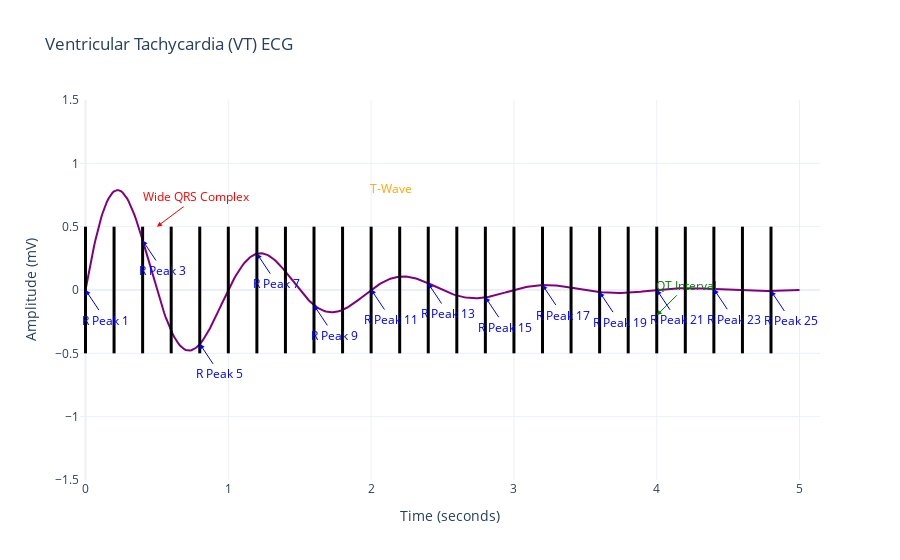

This figure's notebook cell:
### Markdown cell above
## Ventricular Tachycardia (VT)
Markdown Explanation: Ventricular tachycardia (VT) is a fast heart rhythm originating in the ventricles, typically characterized by:

A heart rate of >100 bpm.
Wide QRS complexes, greater than 0.12 seconds.
Abnormal morphology, usually with no P waves

### Code cell
import plotly.graph_objects as go
import numpy as np

# Simulated VT data
time_vt = np.linspace(0, 5, 500)  # 5 seconds
r_peaks_vt = np.arange(0, 5, 0.2)  # Regularly spaced R peaks
amplitude_vt = np.sin(2 * np.pi * time_vt) * np.exp(-time_vt)  # Exponentially decaying sine wave for VT

# Create figure
fig = go.Figure()

# Add ECG waveform to figure
fig.add_trace(go.Scatter(
    x=time_vt, 
    y=amplitude_vt, 
    mode='lines', 
    name='Ventricular Tachycardia (VT)',
    line=dict(color="purple")
))

# Mark wide QRS complexes
for r_peak in r_peaks_vt:
    fig.add_shape(type="line", x0=r_peak, y0=-0.5, x1=r_peak, y1=0.5, line=dict(color="black", width=3))

# Add annotations for R-peaks and other features
for i, r_peak in enumerate(r_peaks_vt):
    # Annotating every 2nd R-peak to reduce clutter
    if i % 2 == 0:
        fig.add_annotation(
            x=r_peak, y=amplitude_vt[int(r_peak * len(time_vt) / 5)],  # Position annotation at R-peak
            text=f'R Peak {i+1}',  # Descriptive text for R-peak
            showarrow=True, 
            arrowhead=2, 
            arrowsize=1, 
            arrowcolor="blue", 
            font=dict(color="blue"),
            ax=20, ay=30  # Position annotations to the side
        )

# Additional annotations for the QRS complex, QT interval, and T-wave
fig.add_annotation(
    x=0.5, y=0.5,
    text="Wide QRS Complex", 
    showarrow=True,
    arrowhead=2, 
    arrowsize=1, 
    arrowcolor="red", 
    font=dict(color="red"),
    ax=40, ay=-30  # Position this annotation away from the plot
)

fig.add_annotation(
    x=4, y=-0.2,
    text="QT Interval", 
    showarrow=True,
    arrowhead=2, 
    arrowsize=1, 
    arrowcolor="green", 
    font=dict(color="green"),
    ax=30, ay=-30  # Position to the side
)

fig.add_annotation(
    x=2, y=0.8,
    text="T-Wave", 
    showarrow=True,
    arrowhead=2, 
    arrowsize=1, 
    arrowcolor="orange", 
    font=dict(color="orange"),
    ax=20, ay=0  # Move this annotation to the side for clarity
)

# Layout adjustments
fig.update_layout(
    title="Ventricular Tachycardia (VT) ECG",
    xaxis_title="Time (seconds)",
    yaxis_title="Amplitude (mV)",
    showlegend=False,
    template="plotly_white",
    xaxis=dict(
        showgrid=True,
        zeroline=True,
    ),
    yaxis=dict(
        range=[-1.5, 1.5],  # Set a fixed range for better visualization
        showgrid=True,
        zeroline=True
    ),
    plot_bgcolor="white"  # Clean white background
)

# Show the plot
fig.show()

### Figure 1 — Plotly figure (JSON) as saved in the notebook; plotly's stock layout.template omitted (floating-point values rounded to 4 significant figures; data arrays with more than 128 entries replaced by an {"elided": "..."} marker saying what was removed)
{"data": [{"line": {"color": "purple"}, "mode": "lines", "name": "Ventricular Tachycardia (VT)", "type": "scatter", "x": {"elided": "500 float values"}, "y": {"elided": "500 float values"}}], "layout": {"annotations": [{"arrowcolor": "blue", "arrowhead": 2, "arrowsize": 1, "ax": 20, "ay": 30, "font": {"color": "blue"}, "showarrow": true, "text": "R Peak 1", "x": 0, "y": 0}, {"arrowcolor": "blue", "arrowhead": 2, "arrowsize": 1, "ax": 20, "ay": 30, "font": {"color": "blue"}, "showarrow": true, "text": "R Peak 3", "x": 0.4, "y": 0.391}, {"arrowcolor": "blue", "arrowhead": 2, "arrowsize": 1, "ax": 20, "ay": 30, "font": {"color": "blue"}, "showarrow": true, "text": "R Peak 5", "x": 0.8, "y": -0.4252}, {"arrowcolor": "blue", "arrowhead": 2, "arrowsize": 1, "ax": 20, "ay": 30, "font": {"color": "blue"}, "showarrow": true, "text": "R Peak 7", "x": 1.2, "y": 0.2871}, {"arrowcolor": "blue", "arrowhead": 2, "arrowsize": 1, "ax": 20, "ay": 30, "font": {"color": "blue"}, "showarrow": true, "text": "R Peak 9", "x": 1.6, "y": -0.1215}, {"arrowcolor": "blue", "arrowhead": 2, "arrowsize": 1, "ax": 20, "ay": 30, "font": {"color": "blue"}, "showarrow": true, "text": "R Peak 11", "x": 2, "y": 0.003394}, {"arrowcolor": "blue", "arrowhead": 2, "arrowsize": 1, "ax": 20, "ay": 30, "font": {"color": "blue"}, "showarrow": true, "text": "R Peak 13", "x": 2.4, "y": 0.05084}, {"arrowcolor": "blue", "arrowhead": 2, "arrowsize": 1, "ax": 20, "ay": 30, "font": {"color": "blue"}, "showarrow": true, "text": "R Peak 15", "x": 2.8, "y": -0.05682}, {"arrowcolor": "blue", "arrowhead": 2, "arrowsize": 1, "ax": 20, "ay": 30, "font": {"color": "blue"}, "showarrow": true, "text": "R Peak 17", "x": 3.2, "y": 0.03899}, {"arrowcolor": "blue", "arrowhead": 2, "arrowsize": 1, "ax": 20, "ay": 30, "font": {"color": "blue"}, "showarrow": true, "text": "R Peak 19", "x": 3.6, "y": -0.01692}, {"arrowcolor": "blue", "arrowhead": 2, "arrowsize": 1, "ax": 20, "ay": 30, "font": {"color": "blue"}, "showarrow": true, "text": "R Peak 21", "x": 4, "y": 0.0009147}, {"arrowcolor": "blue", "arrowhead": 2, "arrowsize": 1, "ax": 20, "ay": 30, "font": {"color": "blue"}, "showarrow": true, "text": "R Peak 23", "x": 4.4, "y": 0.006597}, {"arrowcolor": "blue", "arrowhead": 2, "arrowsize": 1, "ax": 20, "ay": 30, "font": {"color": "blue"}, "showarrow": true, "text": "R Peak 25", "x": 4.8, "y": -0.007586}, {"arrowcolor": "red", "arrowhead": 2, "arrowsize": 1, "ax": 40, "ay": -30, "font": {"color": "red"}, "showarrow": true, "text": "Wide QRS Complex", "x": 0.5, "y": 0.5}, {"arrowcolor": "green", "arrowhead": 2, "arrowsize": 1, "ax": 30, "ay": -30, "font": {"color": "green"}, "showarrow": true, "text": "QT Interval", "x": 4, "y": -0.2}, {"arrowcolor": "orange", "arrowhead": 2, "arrowsize": 1, "ax": 20, "ay": 0, "font": {"color": "orange"}, "showarrow": true, "text": "T-Wave", "x": 2, "y": 0.8}], "plot_bgcolor": "white", "shapes": [{"line": {"color": "black", "width": 3}, "type": "line", "x0": 0, "x1": 0, "y0": -0.5, "y1": 0.5}, {"line": {"color": "black", "width": 3}, "type": "line", "x0": 0.2, "x1": 0.2, "y0": -0.5, "y1": 0.5}, {"line": {"color": "black", "width": 3}, "type": "line", "x0": 0.4, "x1": 0.4, "y0": -0.5, "y1": 0.5}, {"line": {"color": "black", "width": 3}, "type": "line", "x0": 0.6, "x1": 0.6, "y0": -0.5, "y1": 0.5}, {"line": {"color": "black", "width": 3}, "type": "line", "x0": 0.8, "x1": 0.8, "y0": -0.5, "y1": 0.5}, {"line": {"color": "black", "width": 3}, "type": "line", "x0": 1, "x1": 1, "y0": -0.5, "y1": 0.5}, {"line": {"color": "black", "width": 3}, "type": "line", "x0": 1.2, "x1": 1.2, "y0": -0.5, "y1": 0.5}, {"line": {"color": "black", "width": 3}, "type": "line", "x0": 1.4, "x1": 1.4, "y0": -0.5, "y1": 0.5}, {"line": {"color": "black", "width": 3}, "type": "line", "x0": 1.6, "x1": 1.6, "y0": -0.5, "y1": 0.5}, {"line": {"color": "black", "width": 3}, "type": "line", "x0": 1.8, "x1": 1.8, "y0": -0.5, "y1": 0.5}, {"line": {"color": "black", "width": 3}, "type": "line", "x0": 2, "x1": 2, "y0": -0.5, "y1": 0.5}, {"line": {"color": "black", "width": 3}, "type": "line", "x0": 2.2, "x1": 2.2, "y0": -0.5, "y1": 0.5}, {"line": {"color": "black", "width": 3}, "type": "line", "x0": 2.4, "x1": 2.4, "y0": -0.5, "y1": 0.5}, {"line": {"color": "black", "width": 3}, "type": "line", "x0": 2.6, "x1": 2.6, "y0": -0.5, "y1": 0.5}, {"line": {"color": "black", "width": 3}, "type": "line", "x0": 2.8, "x1": 2.8, "y0": -0.5, "y1": 0.5}, {"line": {"color": "black", "width": 3}, "type": "line", "x0": 3, "x1": 3, "y0": -0.5, "y1": 0.5}, {"line": {"color": "black", "width": 3}, "type": "line", "x0": 3.2, "x1": 3.2, "y0": -0.5, "y1": 0.5}, {"line": {"color": "black", "width": 3}, "type": "line", "x0": 3.4, "x1": 3.4, "y0": -0.5, "y1": 0.5}, {"line": {"color": "black", "width": 3}, "type": "line", "x0": 3.6, "x1": 3.6, "y0": -0.5, "y1": 0.5}, {"line": {"color": "black", "width": 3}, "type": "line", "x0": 3.8, "x1": 3.8, "y0": -0.5, "y1": 0.5}, {"line": {"color": "black", "width": 3}, "type": "line", "x0": 4, "x1": 4, "y0": -0.5, "y1": 0.5}, {"line": {"color": "black", "width": 3}, "type": "line", "x0": 4.2, "x1": 4.2, "y0": -0.5, "y1": 0.5}, {"line": {"color": "black", "width": 3}, "type": "line", "x0": 4.4, "x1": 4.4, "y0": -0.5, "y1": 0.5}, {"line": {"color": "black", "width": 3}, "type": "line", "x0": 4.6, "x1": 4.6, "y0": -0.5, "y1": 0.5}, {"line": {"color": "black", "width": 3}, "type": "line", "x0": 4.8, "x1": 4.8, "y0": -0.5, "y1": 0.5}], "showlegend": false, "title": {"text": "Ventricular Tachycardia (VT) ECG"}, "xaxis": {"showgrid": true, "title": {"text": "Time (seconds)"}, "zeroline": true}, "yaxis": {"range": [-1.5, 1.5], "showgrid": true, "title": {"text": "Amplitude (mV)"}, "zeroline": true}}}
